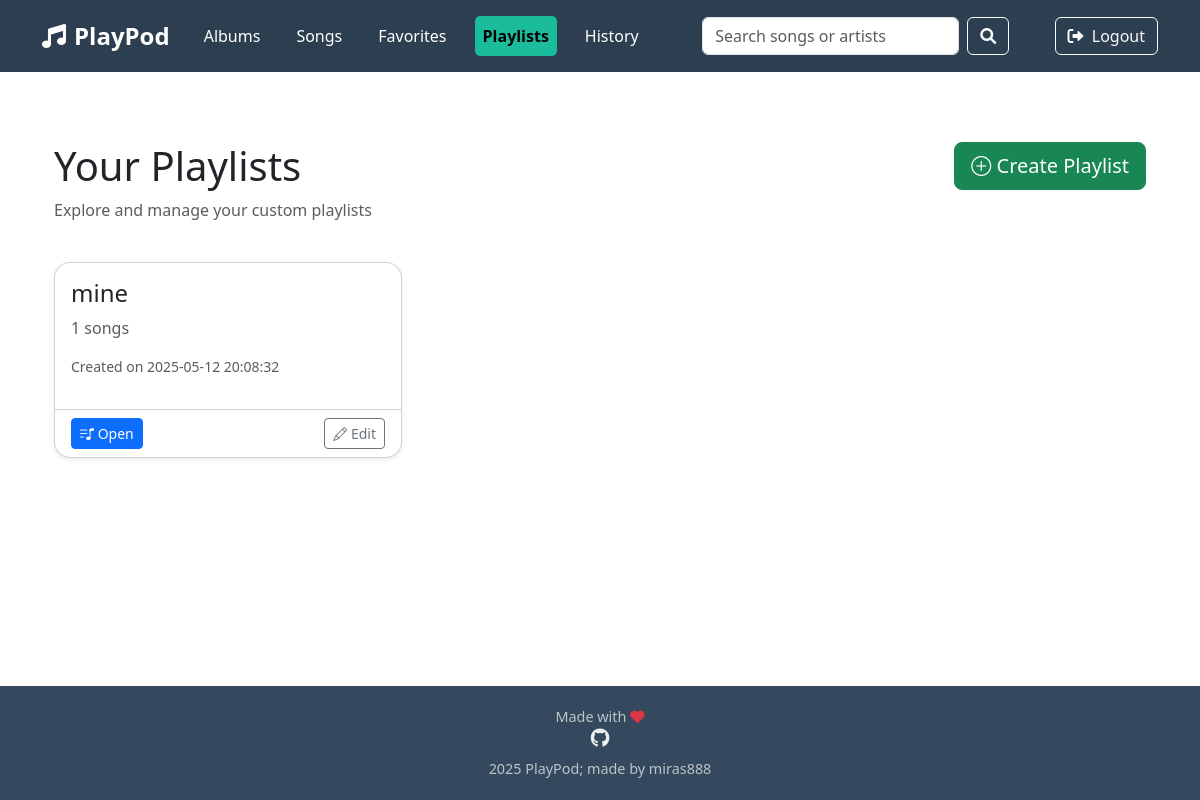
/playlists (signed in), run on the app's committed database.
### tables this page shows
CREATE TABLE playlists (
    id INTEGER PRIMARY KEY AUTOINCREMENT,
    user_id INTEGER NOT NULL,
    title TEXT NOT NULL,
    is_public BOOLEAN DEFAULT 0,
    created_at TIMESTAMP DEFAULT CURRENT_TIMESTAMP,
    FOREIGN KEY (user_id) REFERENCES users(id)
);

### app.py (the view)
@app.route("/playlists")
@login_required
def playlists():
    user_playlists = db.execute(
        "SELECT playlists.*, COUNT(playlist_songs.song_id) as song_count FROM playlists LEFT JOIN playlist_songs ON playlists.id = playlist_songs.playlist_id WHERE playlists.user_id = ? GROUP BY playlists.id ORDER BY playlists.created_at DESC",
        session["user_id"]
    )
    return render_template("playlists.html", playlists=user_playlists)

### app.py (called while the page is built)
@app.after_request
def after_request(response):
    response.headers["Cache-Control"] = "no-cache, no-store, must-revalidate"
    response.headers["Expires"] = 0
    response.headers["Pragma"] = "no-cache"
    return response

### helpers.py (called while the page is built)
def login_required(f):
    @wraps(f)
    def decorated_function(*args, **kwargs):
        if session.get("user_id") is None:
            return redirect("/login")
        return f(*args, **kwargs)
    return decorated_function

### templates/playlists.html (shortened to what this page needs)
{% extends "layout.html" %}
{% block main %}
<div class="container py-5">
    <div class="row mb-4">
        <div class="col-md-8">
            <h1>Your Playlists</h1>
            <p class="text-muted">Explore and manage your custom playlists</p>
        </div>
        <div class="col-md-4 text-end">
            <a href="/create_playlist" class="btn btn-success btn-lg">
                <i class="bi bi-plus-circle"></i> Create Playlist
            </a>
        </div>
    </div>
    {% if playlists %}
    <div class="row row-cols-1 row-cols-md-2 row-cols-lg-3 g-4">
        {% for playlist in playlists %}
        <div class="col">
            <div class="card h-100 shadow-sm hover-shadow rounded-4 animate__animated animate__fadeInUp">
                <div class="card-body">
                    <h4 class="card-title">{{ playlist.title }}</h4>
                    <p class="card-text text-muted">
                        {{ playlist.song_count }} songs
                    </p>
                    <p class="small text-muted">Created on {{ playlist.created_at }}</p>
                </div>
                <div class="card-footer bg-transparent d-flex justify-content-between">
                    <a href="/playlist/{{ playlist.id }}" class="btn btn-primary btn-sm">
                        <i class="bi bi-music-note-list"></i> Open
                    </a>
                    <a href="/edit_playlist/{{ playlist.id }}" class="btn btn-outline-secondary btn-sm">
                        <i class="bi bi-pencil"></i> Edit
                    </a>
                </div>
            </div>
        </div>
        {% endfor %}
    </div>
    {% endif %}
</div>
{% endblock %}

### templates/layout.html (style rules this page uses)
body { padding-top: 70px; min-height: 100vh; display: flex; flex-direction: column; }

### data on the page
playlists: title "mine", song_count "1", created_at "2025-05-12 20:08:32"
